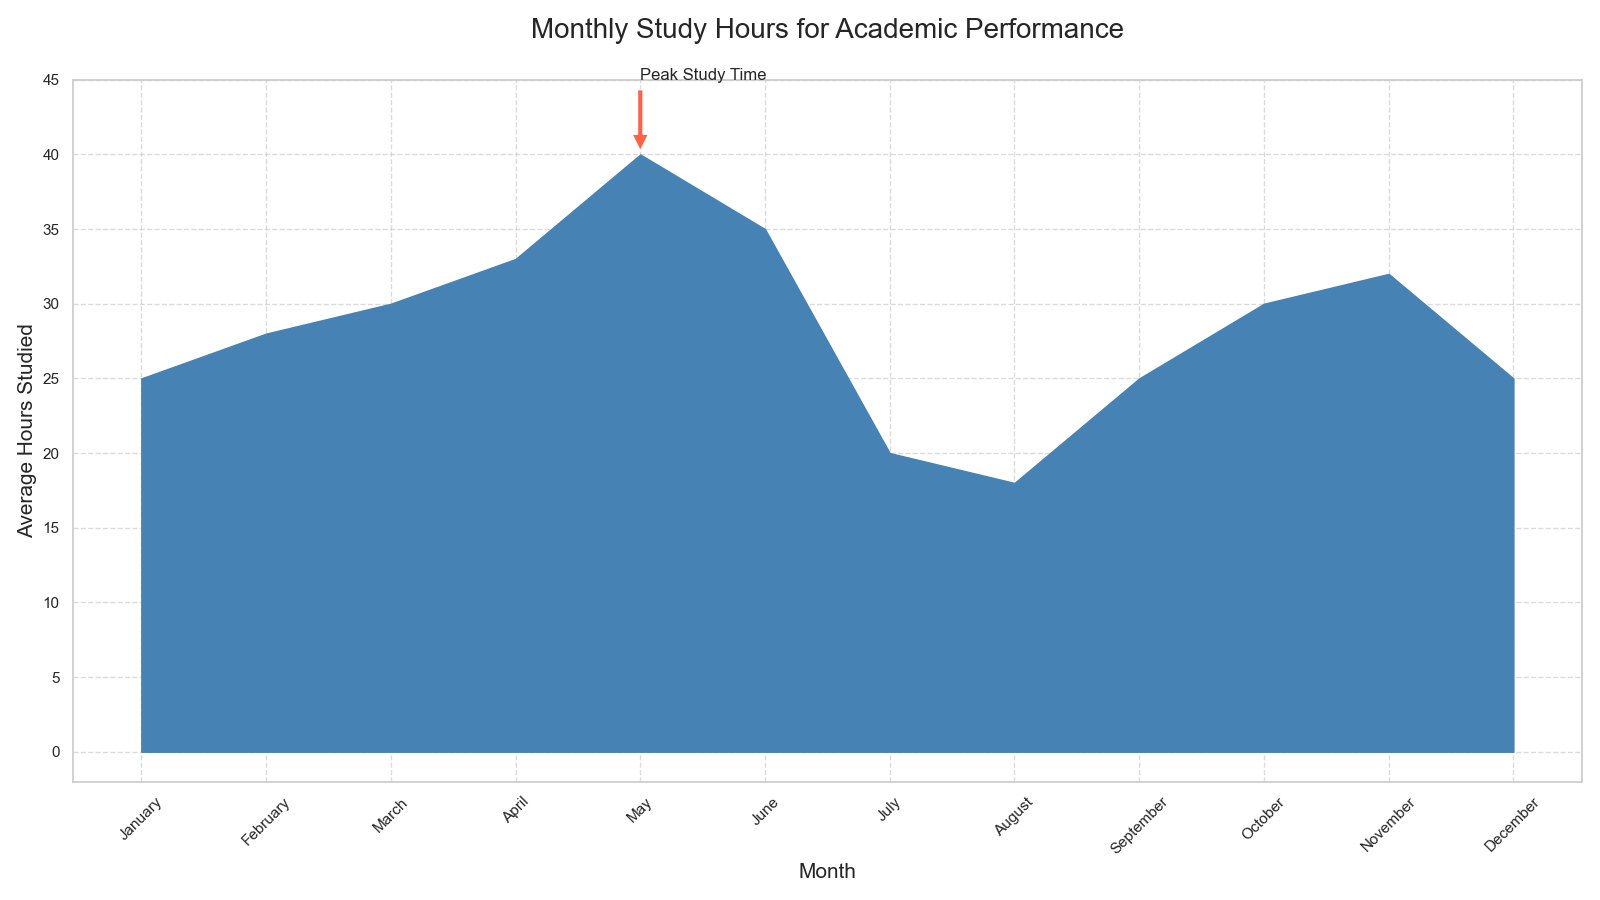

Write Python code to recreate this figure.

import matplotlib.pyplot as plt

months = ['January', 'February', 'March', 'April', 'May', 'June', 
          'July', 'August', 'September', 'October', 'November', 'December']
hours_studied = [25, 28, 30, 33, 40, 35, 20, 18, 25, 30, 32, 25]

plt.figure(figsize=(16, 9))
plt.fill_between(months, hours_studied, color='#4682B4')

plt.title('Monthly Study Hours for Academic Performance', fontsize=20, pad=30)
plt.xlabel('Month', fontsize=15)
plt.ylabel('Average Hours Studied', fontsize=15)

highest_hours_idx = hours_studied.index(max(hours_studied))
plt.annotate('Peak Study Time', xy=(months[highest_hours_idx], hours_studied[highest_hours_idx]), 
             xytext=(months[highest_hours_idx], hours_studied[highest_hours_idx]+5),
             arrowprops=dict(facecolor='#FF6347', shrink=0.05))

plt.xticks(rotation=45)
plt.yticks(range(0, max(hours_studied)+10, 5))
plt.grid(True, linestyle='--', alpha=0.7)

plt.tight_layout()
plt.show()
